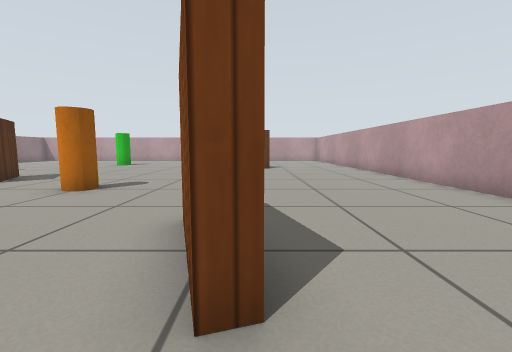
view 1 (above)

16 first-person views from a walk through a world built for the Gazebo simulator. The camera is 0.51 m above the floor, tilts 6° down and sees 90° across. The floor is counted in squares, 0.5 m on a side. Each view is taken from the middle of a square. On the plan, view 1 faces up. The plan holds only what a view shows up to about 11 squares ahead; the rest is blank. Gazebo's built-in surfaces are drawn with simple patterns.

view 2
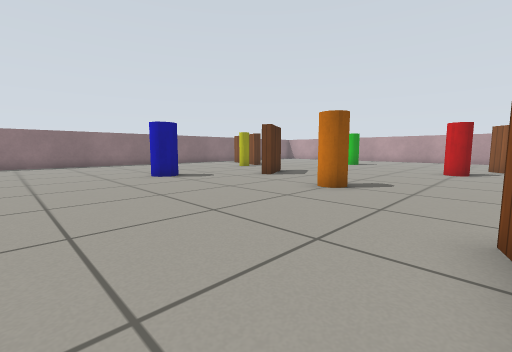

view 3
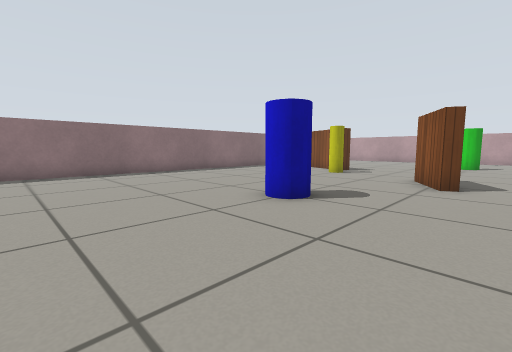

view 4
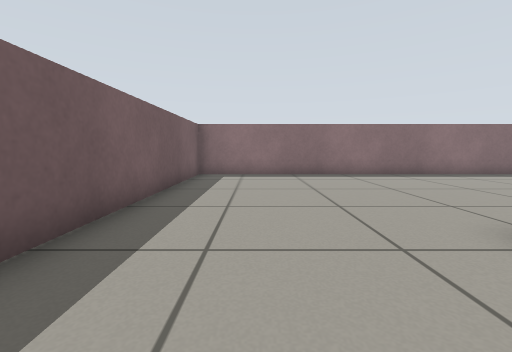

view 5
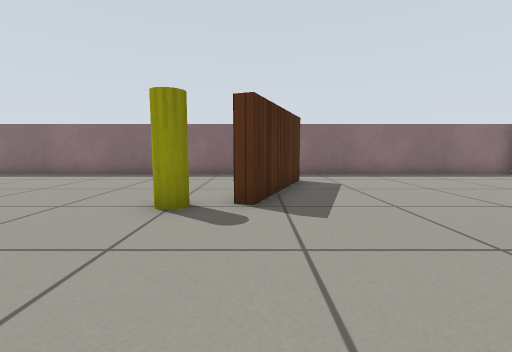

view 6
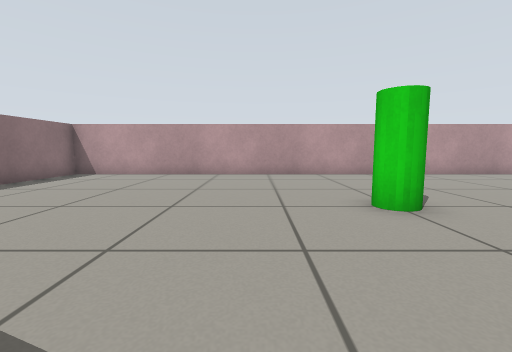

view 7
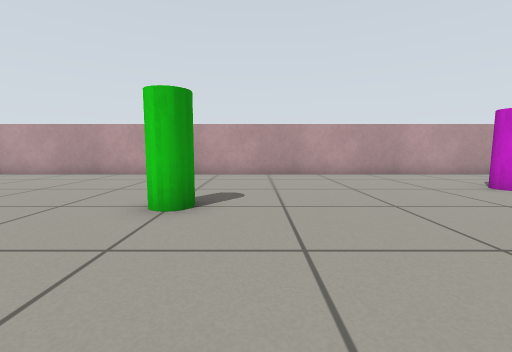

view 8
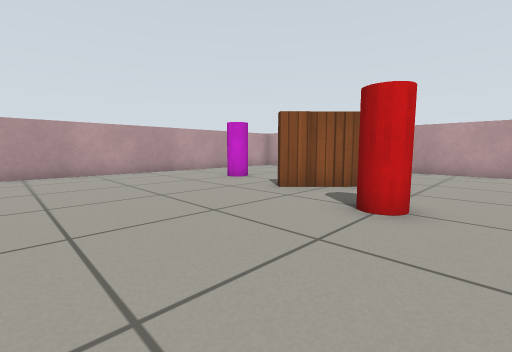

view 9
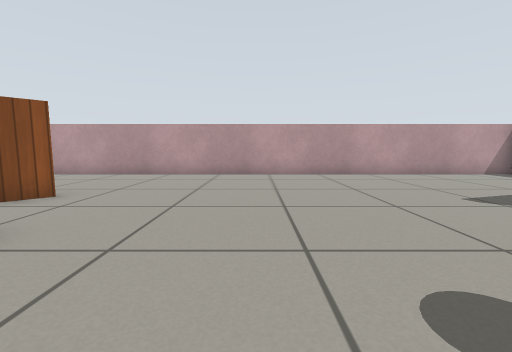

view 10
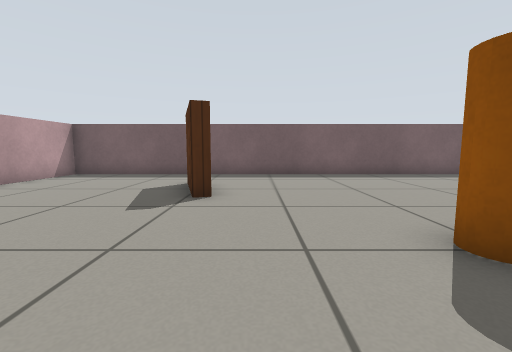

view 11
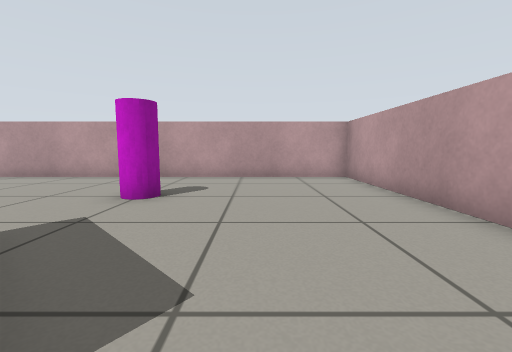

view 12
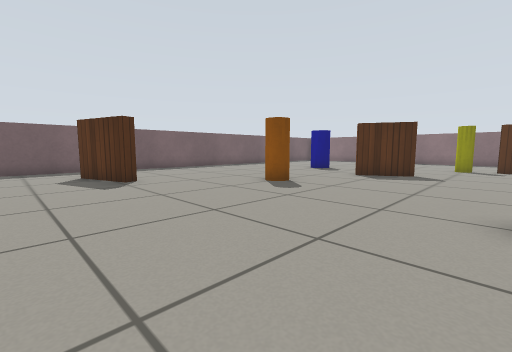

view 13
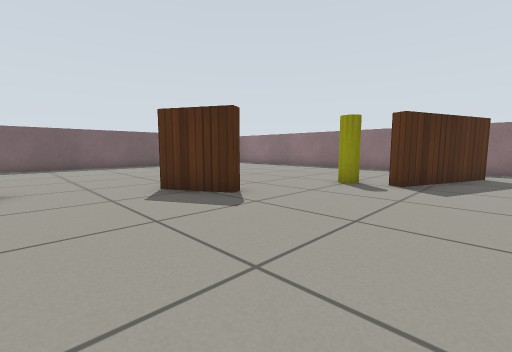

view 14
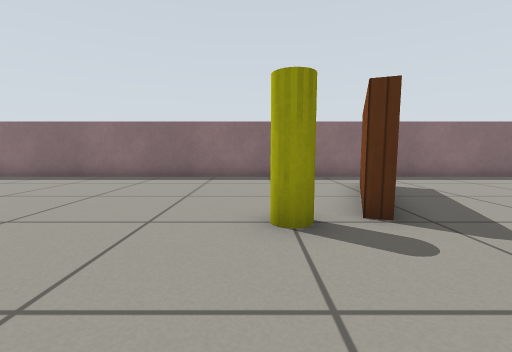

view 15
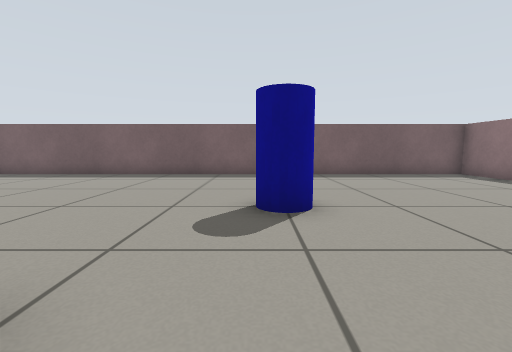

view 16
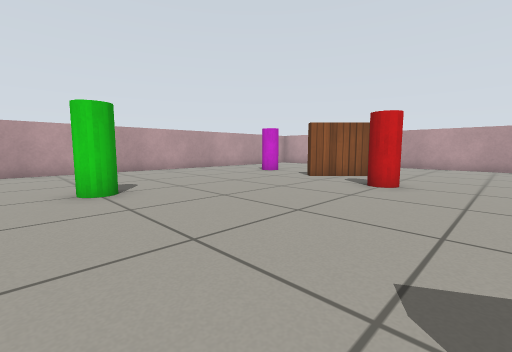

### Floor plan
Points are (right, up) in squares from view 1. A wall is a line through its corners. A room is listed if a view was taken in it or the views show most of it. See-through windows are left out.
Room 1 (views 1, 2, 3, 4, 5, 6, 7, 8, 9, 10, 11, 12, 13, 14, 15, 16)
walls: (-8.8, 9.5) (-7.8, 7.7) (-8.2, 7.5) (-9.2, 9.3) (-8.8, 9.5); (0.5, 13.2) (-1.7, 15.4) (-1.4, 15.7); (-1, 3.6) (-0.7, 3.7) (0, 1.4) (-0.3, 1.3) (-1, 3.6); (-16.3, 13.4) (-12.6, 12) (-12.7, 11.6) (-16.4, 13); (5.3, 22.3) (-18.3, 22.3) (-18.3, -1.3) (5.3, -1.3) (5.3, 22.3)
objects: yellow cylinder (-13, 10) to (-12, 11); blue cylinder (-11, 4) to (-10, 5); green cylinder (-9, 16) to (-8, 17); orange cylinder (-5, 6) to (-4, 7); red cylinder (-3, 12) to (-2, 13); magenta cylinder (-1, 18) to (0, 19)

Positions as (right, up) in squares from view 1, and headings:
1: (0, 0), facing up
2: (-1, 0), facing up-left
3: (-7, 0), facing up-left
4: (-8, 1), facing left
5: (-8, 12), facing left
6: (-11, 12), facing up
7: (-7, 12), facing up
8: (-7, 11), facing up-right
9: (-5, 9), facing right
10: (-2, 9), facing down
11: (2, 13), facing up
12: (2, 12), facing down-left
13: (-5, 14), facing down-left
14: (-9, 10), facing left
15: (-10, 9), facing down
16: (-10, 10), facing up-right
